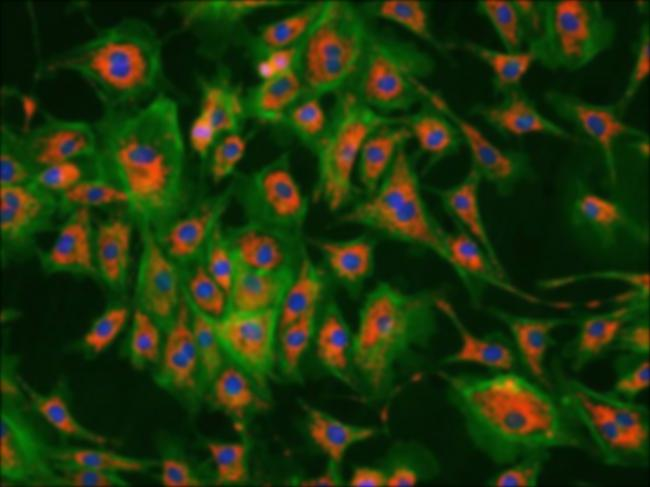
#> input picture input_images/microscope3_blur2.jpg, 650 x 487 px
$ python scikit_image.py
#> lines starting #> are read from the running program, lines starting #| are printed output that depends on the picture
# -*- coding: utf-8 -*-
"""
Created on Thu May 26 16:31:30 2022

@author: sdeni
"""

from skimage import io, restoration
from matplotlib import pyplot as plt
import numpy as np
import scipy.stats as st

img = io.imread("./input_images/microscope3_blur2.jpg", as_gray= True)
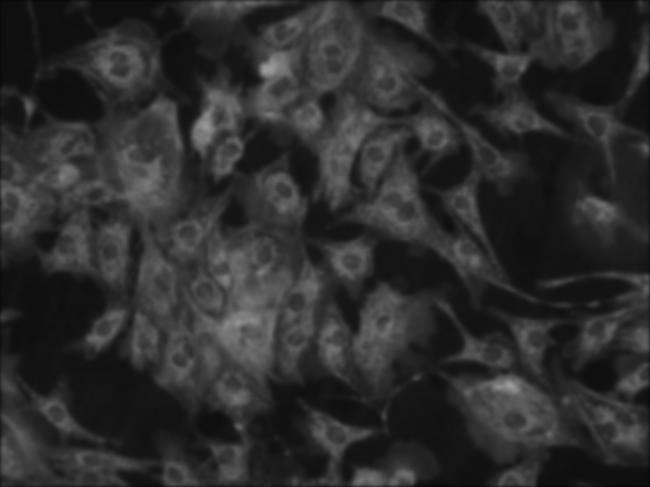
#> img: shape (487, 650) float64; min 0.0281, max 0.619, mean 0.179

#psf = np.ones((3,3))/9
def gkern(kernlen = 21, nsig=2):

    lim = kernlen//2 + (kernlen%2)/2
    x = np.linspace((-lim), lim, kernlen+1)
    kern1d =np.diff(st.norm.cdf(x))
    kern2d= np.outer(kern1d, kern1d)
    return kern2d/kern2d.sum()

psf = gkern(5,3)
deconvolved, _ = restoration.unsupervised_wiener(img, psf)
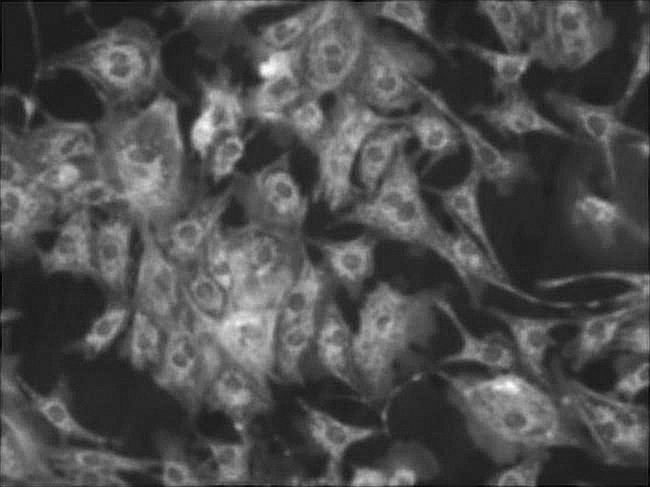
#> deconvolved: shape (487, 650) float64; min -0.0239, max 0.637, mean 0.179; drawn with min black and max white
plt.imsave("./output_images/microscope3_decon1.png",deconvolved, cmap="gray")
